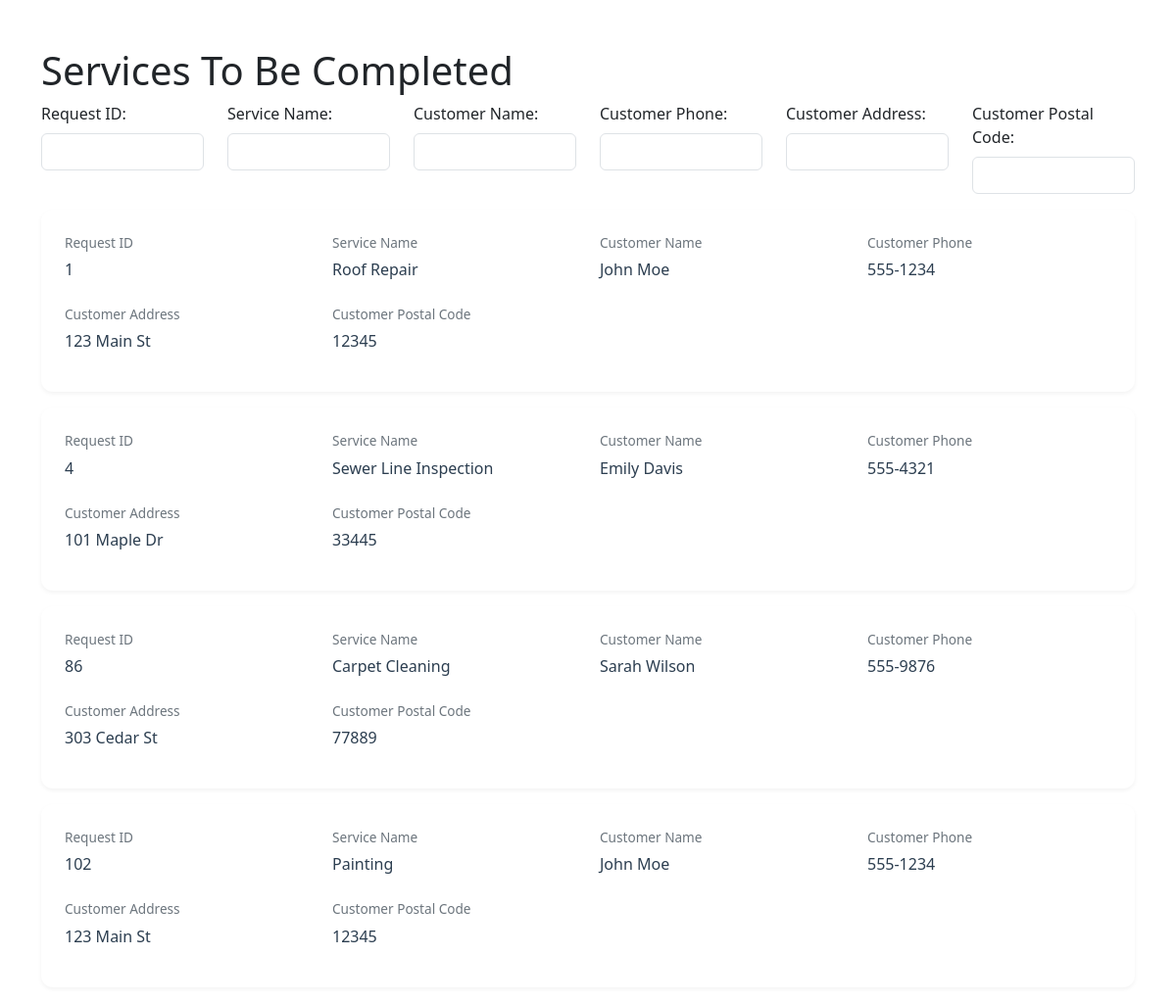
The page /Professional_Services_Today.html (signed in) on the database as committed earlier.
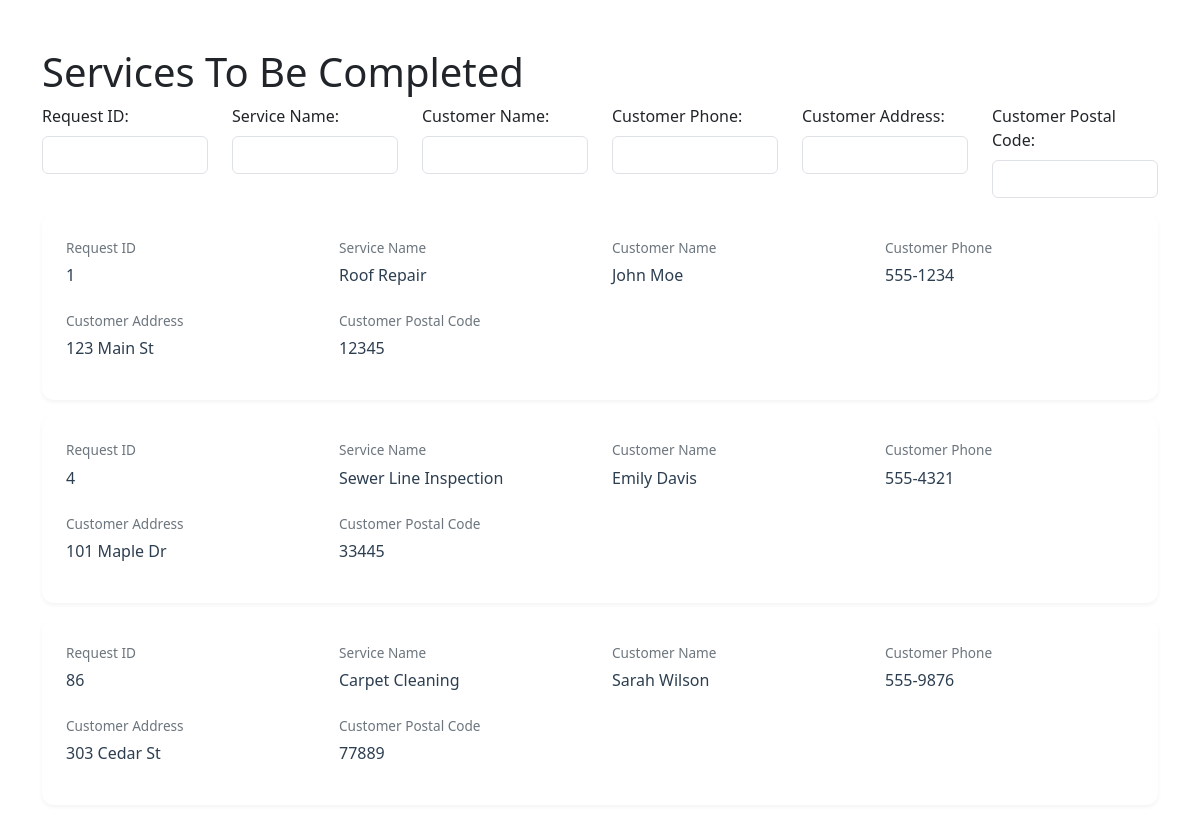
The same page on the database as committed later.
### tables this page shows
CREATE TABLE ServiceRequests (
    RequestID INTEGER PRIMARY KEY,
    CustomerID INTEGER NOT NULL,
    ProfessionalID INTEGER,
    ServiceID INTEGER NOT NULL,
    RequestDate TIMESTAMP DEFAULT CURRENT_TIMESTAMP,
    Status TEXT NOT NULL DEFAULT 'Requested',
    Rating INTEGER,
    Review TEXT,
    FOREIGN KEY (CustomerID) REFERENCES Customers(CustomerID),
    FOREIGN KEY (ProfessionalID) REFERENCES Professionals(ProfessionalID),
    FOREIGN KEY (ServiceID) REFERENCES Services(ServiceID)
);

CREATE TABLE Services (
    ServiceID INTEGER PRIMARY KEY,
    ServiceName VARCHAR(255) NOT NULL,
    Description TEXT,
    BasePrice DECIMAL(10, 2) NOT NULL
);

CREATE TABLE Customers (
    CustomerID INTEGER PRIMARY KEY,
    Email VARCHAR(255) UNIQUE NOT NULL,
    Password VARCHAR(255) NOT NULL,
    Name VARCHAR(255) NOT NULL,
    Phone VARCHAR(20),
    Address VARCHAR(255),
    PostalCode VARCHAR(10)
);

### backend/app.py (the view)
@app.route('/Professional_Services_Today.html', methods=['GET', 'POST'])
def PROFESSIONALSERVICESTODAY():
    professional_id = session.get('professional_id')
    if not professional_id:
        print("Please log in as a professional.")
        return redirect(url_for('login'))
    conn = sqlite3.connect('database.db')
    cursor = conn.cursor()
    cursor.execute('''SELECT Name,Phone,Address,PostalCode,RequestID,ServiceName
                   FROM ServiceRequests sr JOIN Customers c ON c.CustomerID = sr.CustomerID JOIN Services s ON s.ServiceID = sr.ServiceID
                   WHERE Status = ? AND ProfessionalID = ?''', ('Accepted', professional_id))
    requests = cursor.fetchall()
    print(requests)
    conn.close()
    return render_template('Professional_Services_Today.html', requests=requests)

### templates/Professional_Services_Today.html (shortened to what this page needs)
<!DOCTYPE html>
<html lang="en">
<head>
    <link href="https://cdnjs.cloudflare.com/ajax/libs/bootstrap/5.3.0/css/bootstrap.min.css" rel="stylesheet">
    <link rel="stylesheet" href="https://cdnjs.cloudflare.com/ajax/libs/animate.css/4.1.1/animate.min.css"/>
</head>
<body>
    <div class="container mt-5 animate__animated animate__fadeInUp">
        <h1>Services To Be Completed</h1>
        <div class="row mb-3">
            <div class="col-md-2">
                <label for="requestIdFilter" class="form-label">Request ID:</label>
                <input type="number" class="form-control" id="requestIdFilter">
            </div>
            <div class="col-md-2">
                <label for="serviceNameFilter" class="form-label">Service Name:</label>
                <input type="text" class="form-control" id="serviceNameFilter">
            </div>
            <div class="col-md-2">
                <label for="customerNameFilter" class="form-label">Customer Name:</label>
                <input type="text" class="form-control" id="customerNameFilter">
            </div>
            <div class="col-md-2">
                <label for="customerPhoneFilter" class="form-label">Customer Phone:</label>
                <input type="text" class="form-control" id="customerPhoneFilter">
            </div>
            <div class="col-md-2">
                <label for="customerAddressFilter" class="form-label">Customer Address:</label>
                <input type="text" class="form-control" id="customerAddressFilter">
            </div>
            <div class="col-md-2">
                <label for="customerPostalCodeFilter" class="form-label">Customer Postal Code:</label>
                <input type="text" class="form-control" id="customerPostalCodeFilter">
            </div>
        </div>
        {% if requests %}
            {% for request in requests %}
                <div class="service-card animate__animated animate__fadeInUp">
                    <div class="service-info">
                        <div class="info-group">
                            <span class="info-label">Request ID</span>
                            <span class="info-value">{{ request[4] }}</span>
                        </div>
                        <div class="info-group">
                            <span class="info-label">Service Name</span>
                            <span class="info-value">{{ request[5] }}</span>
                        </div>
                        <div class="info-group">
                            <span class="info-label">Customer Name</span>
                            <span class="info-value">{{ request[0] }}</span>
                        </div>
                        <div class="info-group">
                            <span class="info-label">Customer Phone</span>
                            <span class="info-value">{{ request[1] }}</span>
                        </div>
                        <div class="info-group">
                            <span class="info-label">Customer Address</span>
                            <span class="info-value">{{ request[2] }}</span>
                        </div>
                        <div class="info-group">
                            <span class="info-label">Customer Postal Code</span>
                            <span class="info-value">{{ request[3] }}</span>
                        </div>
                    </div>
                </div>
            {% endfor %}
        {% else %}
            <p>No pending requests.</p>
        {% endif %}
    </div>
</body>
</html>

Rows that differ between the two databases and show on the page:
removed ServiceRequests: RequestID "102", ServiceName "Painting", Name "John Moe", Phone "555-1234", Address "123 Main St", PostalCode "12345"
